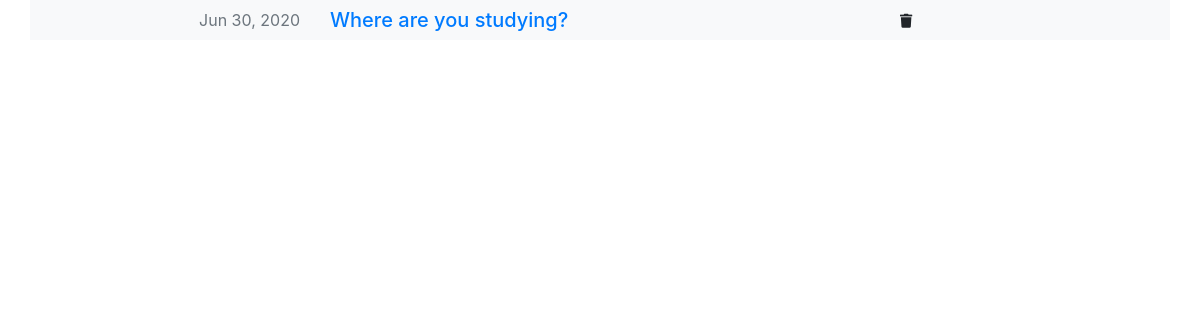
The app's page /public/forum/my_questions (signed in), older data.
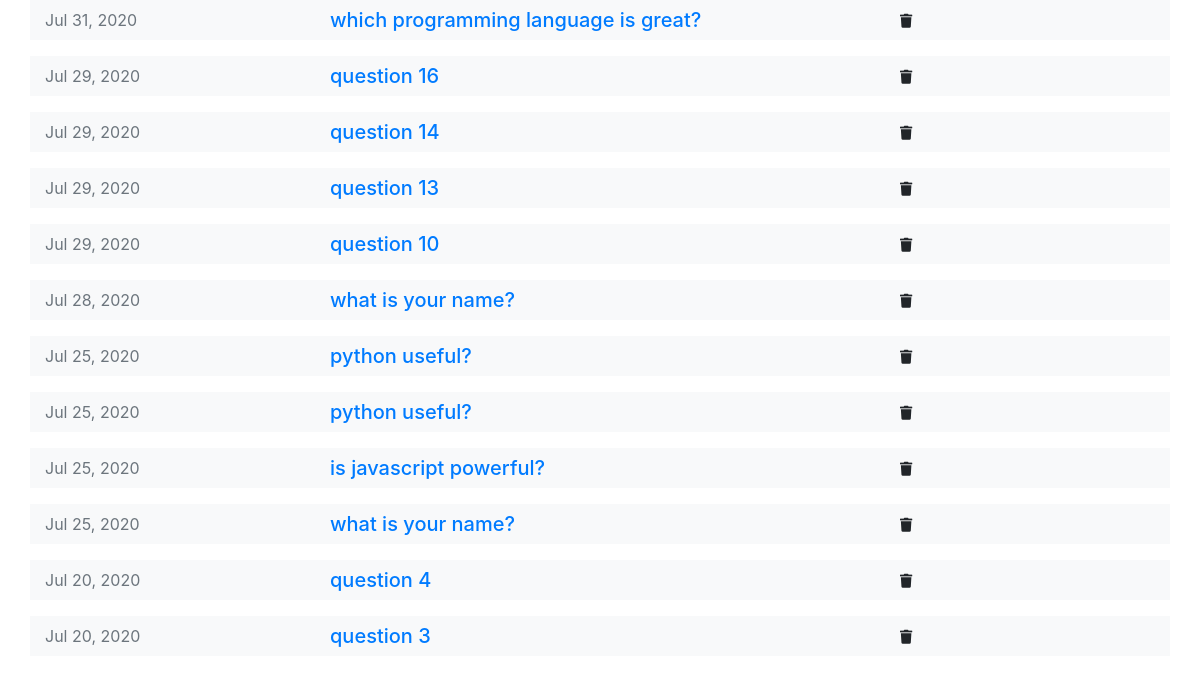
The same page, newer data.
### public_forum/models.py (models this page shows)
class questions(models.Model): #questions in the public forum
    user = models.CharField(max_length=25)
    name = models.CharField(max_length=25)
    posted_time = models.DateTimeField()
    question = models.CharField(max_length=30)
    description = models.CharField(max_length=100,blank=True)
    report = models.IntegerField()

### public_forum/views.py (the view)
# urls.py: path('my_questions',my_questions_view),
def my_questions_view(request):
    user = request.session.get('username', 'null')
    if user == 'null':
        return redirect('user_login')
    else:
        ques = questions.objects.filter(user=user).order_by('-posted_time')
        for que in ques:
            que.posted_time = time_convert(que.posted_time)
        if len(ques) != 0:
            exist = True
        else:
            exist = False  # No questions to be displayed
        auth_uname = request.session.get('username',None)
        auth_uid = request.session.get('id',None)
        auth_role = request.session.get('role',None)
        context = {
            'questions': ques,
            'exist': exist,
            'auth_uname' : auth_uname,
            'auth_uid' : auth_uid,
            'auth_role' : auth_role
        }
        return render(request, 'public_forum/my_questions.html', context)

### public_forum/fun.py (called while the page is built)
def time_convert(posted_time):
    today = timezone.localtime().date()
    posted_time = timezone.localtime(value=posted_time)
    if today == posted_time.date():
        posted_time = posted_time.strftime('Today %I:%M %p')
    else:
        posted_time = posted_time.strftime('%b %d, %Y')
    return posted_time

### templates/public_forum/my_questions.html (shortened to what this page needs)
{% extends 'base.html' %}
{% block header %}
<link rel="stylesheet" href="https://use.fontawesome.com/releases/v5.7.0/css/all.css">
{% endblock %}
{% block content %}
	{% if exist %}
	{% for question in questions %}
	<div class="container">
		<div class="row mb-3 bg-light">
			<div class="col-12 col-lg-3 text-muted time-col pt-2">
				    <time>{{question.posted_time}}</time>
			</div>
		    <div class="col-9 col-lg-6 my-questions-col pt-2">
				<h5><a href="./{{question.id}}">{{question.question}}</a></h5>
			</div>
			<div class="col-2 pt-2">
				<i type="button" onclick="set_id_for_modalbox('{{question.id}}')" class="fas fa-trash fa-sm delete-icon"></i>
			</div>
		</div>
	</div>
	{% endfor %}
	{% else %}
	<div class="d-flex justify-content-center align-items-center" style="height:100vh">
		<h1 class="font-weight-bold d-none d-lg-block">No Questions Posted Yet</h1>
		<h5 class="d-lg-none">No Questions Posted Yet</h5>
	</div>
	{% endif %}
{% endblock %}

### templates/base.html (shortened to what this page needs)
<!DOCTYPE html>
<html>
<head>
<link rel="stylesheet" href="https://stackpath.bootstrapcdn.com/bootstrap/4.4.1/css/bootstrap.min.css">
  {% block header %}
  {% endblock %}
</head>
<body>
	{% block content %}
	{% endblock %}
</body>
</html>

Row changes from the older to the newer data that the page shows:
removed questions: posted_time "Jun 30, 2020", question "Where are you studying?"
added questions: posted_time "Jul 31, 2020", question "which programming language is great?"
added questions: posted_time "Jul 29, 2020", question "question 16"
added questions: posted_time "Jul 29, 2020", question "question 14"
added questions: posted_time "Jul 29, 2020", question "question 13"
added questions: posted_time "Jul 29, 2020", question "question 10"
added questions: posted_time "Jul 28, 2020", question "what is your name?"
added questions: posted_time "Jul 25, 2020", question "python useful?"
added questions: posted_time "Jul 25, 2020", question "python useful?"
added questions: posted_time "Jul 25, 2020", question "is javascript powerful?"
added questions: posted_time "Jul 25, 2020", question "what is your name?"
added questions: posted_time "Jul 20, 2020", question "question 4"
added questions: posted_time "Jul 20, 2020", question "question 3"
